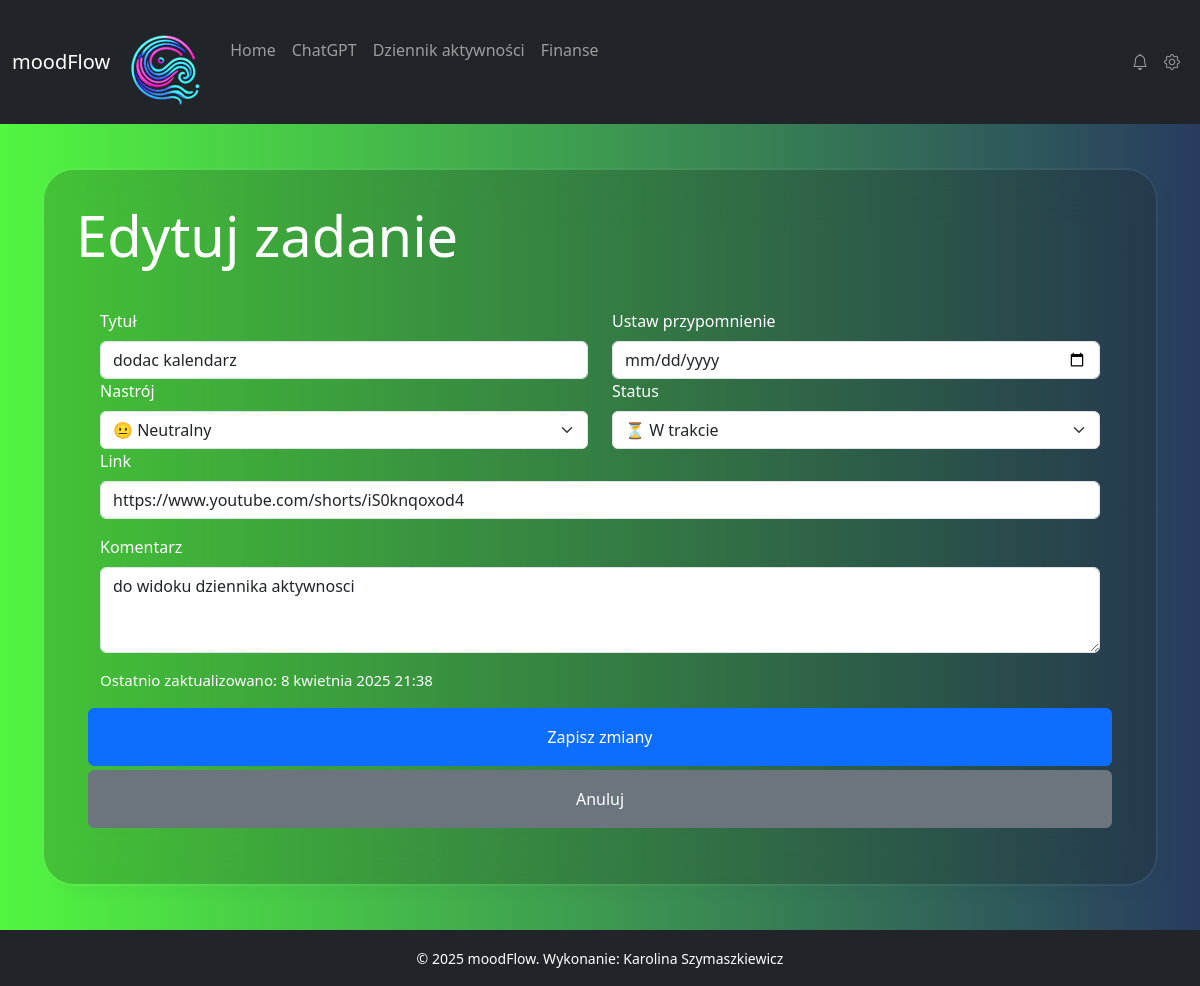
/edit/28/, run on an earlier commit of the app's database.
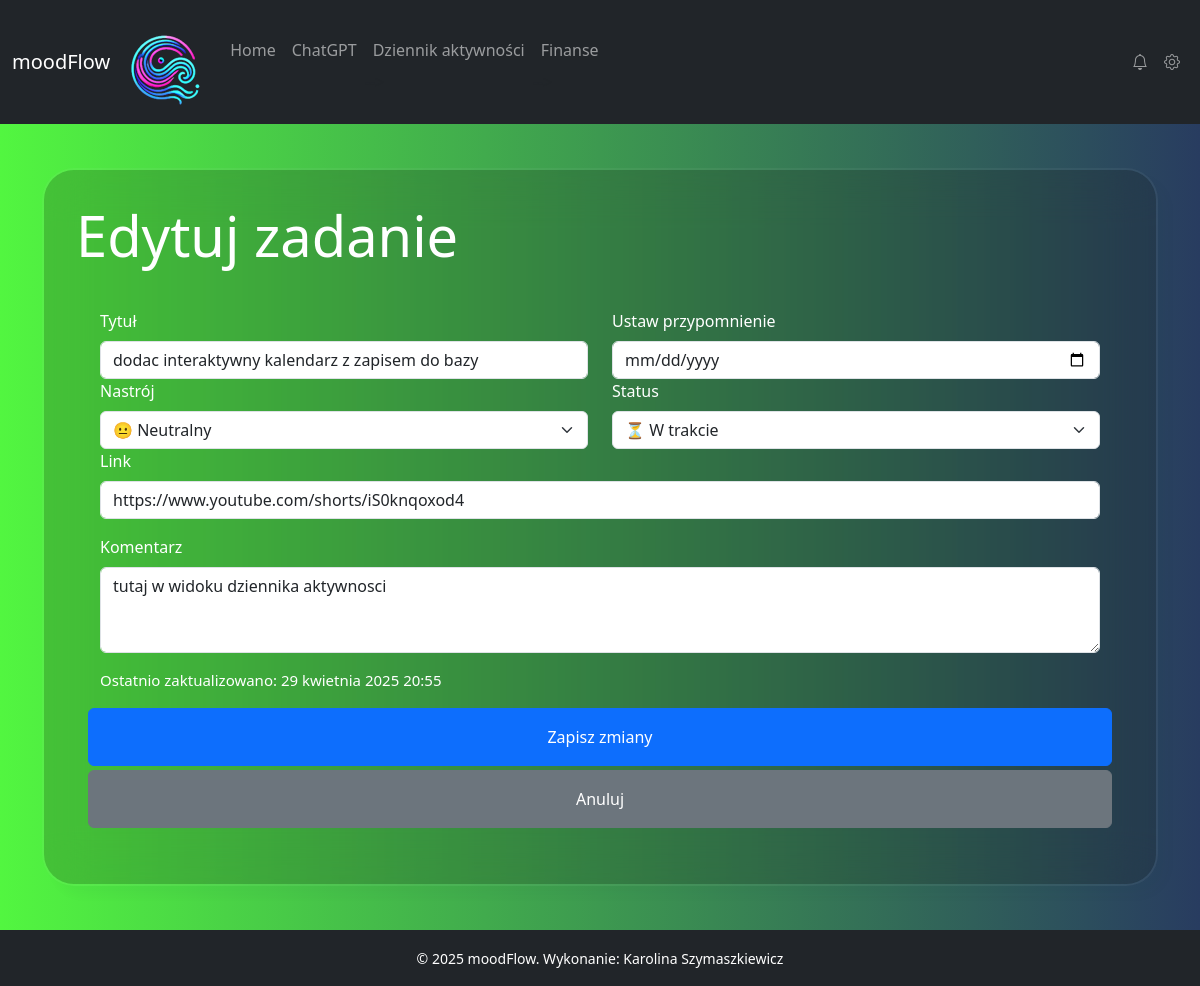
And on a later commit of the database.
### myapp/models.py (models this page shows, shortened)
class Task(models.Model):
    title = models.CharField(max_length=255)
    comment = models.TextField(blank=True, null=True)
    url = models.URLField(null=True, blank=True)
    mood_choice = models.CharField(choices=MOOD_CHOICES, max_length=20, default="neutral")
    status = models.CharField(choices=IDEA_STATUS, max_length=30, default="pending")
    created_at = models.DateTimeField(auto_now_add=True)
    updated_at = models.DateTimeField(null=True, blank=True)
    done_at = models.DateTimeField(null=True, blank=True)
    class Meta:
        verbose_name = "Zadanie"
        verbose_name_plural = "Zadania w dzienniku"
        ordering = ['created_at']

### myapp/views.py (the view)
# urls.py: path('edit/<int:task_id>/', edit_task, name='edit_task'),  # Edycja zadania
def edit_task(request, task_id):
    task = get_object_or_404(Task, id=task_id)
    if request.method == "POST":
        form = TaskForm(request.POST, instance=task)
        if form.is_valid():
            task = form.save(commit=False)
            task.updated_at = timezone.now()
            task.save()
            return redirect("todo_list")
    else:
        form = TaskForm(instance=task)
    return render(request, "myapp/edit_task.html", {"form": form, "task": task, "task.updated_at": task.updated_at})

### myapp/forms.py
class TaskForm(forms.ModelForm):
    class Meta:
        model = Task
        fields = ["title", "comment", "url", "mood_choice", "status"]  # fields inside form
        widgets = {
            "title": forms.TextInput(attrs={"class": "form-control", "placeholder": "Wpisz tytuł zadania"}),
            "comment": forms.Textarea(attrs={"class": "form-control", "rows": 3, "placeholder": "Dodatkowe uwagi"}),
            "url": forms.URLInput(attrs={"class": "form-control", "placeholder": "Dodaj opcjonalny link"}),
            "mood_choice": forms.Select(attrs={"class": "form-select"}),
            "status": forms.Select(attrs={"class": "form-select"}),
        }

### myapp/context_processors.py (called while the page is built)
def global_context(request):
    return {
        'year': datetime.now().year
    }

### myapp/templates/myapp/edit_task.html (shortened to what this page needs)
{% extends 'base.html' %}
{% block content %}
    <h1 class="display-4 text-white mb-3">Edytuj zadanie</h1>
    <form method="POST" class="row p-4">
        <div class="col-md-6">
            <label for="{{ form.title.id }}" class="form-label">Tytuł</label>
            {{ form.title }}
        </div>
        <div class="col-md-6">
                   <label for="task-date" class="form-label">Ustaw przypomnienie</label>
                           <input type="date" class="form-control" id="task-date" name="task_date">
                      </div>
        <div class="col-md-6">
            <label for="id_mood_choice" class="form-label">Nastrój</label>
            {{ form.mood_choice }}
        </div>
        <div class="col-md-6">
            <label for="id_status" class="form-label">Status</label>
            {{ form.status }}
        </div>
        <div class="mb-3">
            <label for="id_url" class="form-label">Link</label>
            {{ form.url }}
        </div>
        <div class="col-12">
            <label for="id_comment" class="form-label">Komentarz</label>
            {{ form.comment }}
        </div>
        <br>
        {% if task.updated_at %}
            <p class="mt-3" style="font-size: 15px">Ostatnio zaktualizowano:  {{ task.updated_at }}</p>
            {% else %}
            <p class="mt-3" style="font-size: 15px">To zadanie nie było jeszcze aktualizowane</p>
        {% endif %}
        <button type="submit" class="btn btn-primary mb-1 py-3">Zapisz zmiany</button>
        <a href="{% url 'todo_list' %}" class="btn btn-secondary py-3">Anuluj</a>
    </form>
{% endblock %}

What changed in the data, as far as the page shows it:
changed Task "😐 Neutralny": title "dodac kalendarz" → "dodac interaktywny kalendarz z zapisem do bazy"; comment "do widoku dziennika aktywnosci" → "tutaj w widoku dziennika aktywnosci"; updated_at "8 kwietnia 2025 21:38" → "29 kwietnia 2025 20:55"
